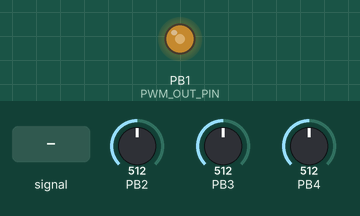
This program was run on a simulated ATtiny85, built with avr-gcc and emulated at 8 MHz. Shown: output pins drawn as LEDs (lit = HIGH). The test bench sets the inputs (shaded band); at power-on: PB4 = 512, PB2 = 512, PB3 = 512.

Above: at 1.2 s.
1.3 s: PB4 fed a 200 Hz sine of ±81 counts around its level
4.3 s: PB4 set to 900
At 5.3 s:
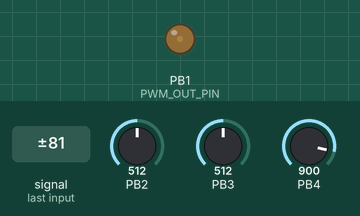
5.8 s: PB4 set to 1023
At 6.4 s:
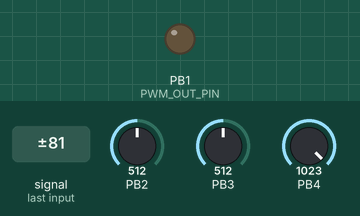
7.3 s: PB4 set to 122
At 7.9 s:
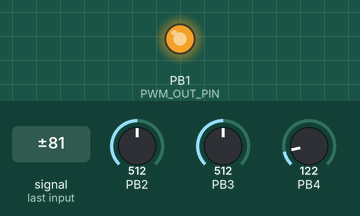
8.8 s: PB4 set to 511
At 9.5 s:
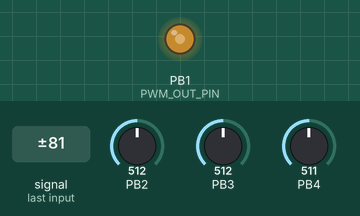
Timing chart, 0 to 11.3 s (numbered marks = the images above; inputs shaded):
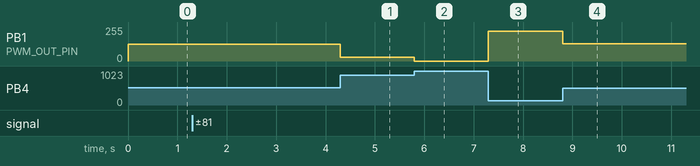

The program:

main.c
```c
#include <avr/io.h>

#define F_CPU 8000000

#include <avr/interrupt.h>
#include <avr/pgmspace.h>
#include <util/delay.h>

#include "oscillator.h"
#include "ticker.h"
#include "wavetables.h"

#define MAX_ADC_VALUE 1023

#define PARAM_1_IN_MUX 0b00001
#define PARAM_2_IN_MUX 0b00010
#define PARAM_3_IN_MUX 0b00011

#define TRIG_IN_PIN PB0
#define PWM_OUT_PIN PB1

#define LOW 0
#define HIGH 1

volatile uint8_t adc_read_channel = PARAM_1_IN_MUX;

uint16_t volatile param_1_adc_in;
uint16_t volatile param_2_adc_in;
uint16_t volatile param_3_adc_in;

volatile Oscillator lfo;

const uint8_t *lfo_wavetable;

void startADCConversion(uint8_t adc_channel) {
  ADMUX  = adc_channel;
  ADCSRA |= _BV(ADSC);
}

void setupPWM() {

  // Enable PLL
  PLLCSR |= _BV(PLLE);

  // Datasheet recommends waiting 100us to avoid initial noise in the PLL
  // getting locked
  _delay_us(100);

  // Wait for PLL to be locked (denoted by PLOCK bit in PLLCSR)
  loop_until_bit_is_set(PLLCSR, PLOCK);

  // Set PCKE to use PLL as the clock for Timer/Counter1
  PLLCSR |= _BV(PCKE);

  // Timer/Counter1 control status register TCCR1:
  // PWM1A - Enable PWM generator A for Timer/Counter1
  TCCR1 |= _BV(PWM1A);
  // Set no prescaler so PWM runs at 250 kHz
  TCCR1 |= _BV(CS10);

  // Enable PWM output;
  TCCR1 |= _BV(COM1A1);

  DDRB |= _BV(PWM_OUT_PIN);

}

void setupADCInputs() {
  ADMUX = 0;
                                     // ADC clock runs at main clock / 128
  ADCSRA |= _BV(ADPS2) | _BV(ADPS1) | _BV(ADPS0);
  ADCSRA |= _BV(ADIE);               // Enable the conversion finish interrupt
  ADCSRA |= _BV(ADEN);               // Enable the ADC
}

void setupTimer() {

  /* Timer 0 Setup */
  // Timer0 gets setup to call the TIM_OVF interrupt at a 20kHz frequency

  TCCR0A |= _BV(WGM01) | _BV(WGM00);  // Enable Fast PWM mode
  TCCR0B |= _BV(WGM02);               // Overflow when the counter reaches TOP
  TCCR0B |= _BV(CS01);                // Use a /8 prescaler
  OCR0A = 49;                         // Divide by 50 (1M / 50 = 20k)

  TIMSK |= _BV(OCIE0A);              // Enable the compare match interrupt
  TIMSK &= ~_BV(TOIE0);              // Disable the overflow interrupt

}

int main (void)
{
  cli();                              // Disable inerrupts during setup
  setupPWM();
  setupTimer();
  setupADCInputs();

  lfo_wavetable = WT_SINE;
  osc_init(lfo);

  osc_set_pitch(lfo, 1);

  sei();                              // Enable interrupts again

  startADCConversion(adc_read_channel);

  while (1) {
    _delay_ms(500);
  }

  return 1;
}

ISR(ADC_vect) {
  uint16_t adc_value = ADCL;
  adc_value |= (ADCH<<8);

  switch(adc_read_channel) {
    case PARAM_1_IN_MUX:
      param_1_adc_in = adc_value;
      adc_read_channel = PARAM_2_IN_MUX;
      break;
    case PARAM_2_IN_MUX:
      param_2_adc_in = adc_value;
      adc_read_channel = PARAM_3_IN_MUX;
      break;
    case PARAM_3_IN_MUX:
      param_3_adc_in = adc_value;
      adc_read_channel = PARAM_1_IN_MUX;
      break;
    default:
      adc_read_channel = PARAM_1_IN_MUX;
  }

  startADCConversion(adc_read_channel);
}


ISR( TIM0_COMPA_vect ) {
  osc_update(lfo);

  //OCR1A = pgm_read_byte(&lfo_wavetable[osc_8bit_value(lfo)]);;
  /*OCR1A = ((MAX_ADC_VALUE - param_1_adc_in) >> 2);*/
  OCR1A = ((MAX_ADC_VALUE - param_2_adc_in) >> 2);
  /*OCR1A = (param_3_adc_in >> 2);*/
}
```

wavetables.h
```c
#include <avr/pgmspace.h>
#include <stdint.h>

const uint8_t WT_SINE[256] PROGMEM = {
  128, // 0
  131, // 1
  134, // 2
  137, // 3
  140, // 4
  144, // 5
  147, // 6
  150, // 7
  153, // 8
  156, // 9
  159, // 10
  162, // 11
  165, // 12
  168, // 13
  171, // 14
  174, // 15
  177, // 16
  179, // 17
  182, // 18
  185, // 19
  188, // 20
  191, // 21
  193, // 22
  196, // 23
  199, // 24
  201, // 25
  204, // 26
  206, // 27
  209, // 28
  211, // 29
  213, // 30
  216, // 31
  218, // 32
  220, // 33
  222, // 34
  224, // 35
  226, // 36
  228, // 37
  230, // 38
  232, // 39
  234, // 40
  235, // 41
  237, // 42
  239, // 43
  240, // 44
  241, // 45
  243, // 46
  244, // 47
  245, // 48
  246, // 49
  248, // 50
  249, // 51
  250, // 52
  250, // 53
  251, // 54
  252, // 55
  253, // 56
  253, // 57
  254, // 58
  254, // 59
  254, // 60
  255, // 61
  255, // 62
  255, // 63
  255, // 64
  255, // 65
  255, // 66
  255, // 67
  254, // 68
  254, // 69
  254, // 70
  253, // 71
  253, // 72
  252, // 73
  251, // 74
  250, // 75
  250, // 76
  249, // 77
  248, // 78
  246, // 79
  245, // 80
  244, // 81
  243, // 82
  241, // 83
  240, // 84
  239, // 85
  237, // 86
  235, // 87
  234, // 88
  232, // 89
  230, // 90
  228, // 91
  226, // 92
  224, // 93
  222, // 94
  220, // 95
  218, // 96
  216, // 97
  213, // 98
  211, // 99
  209, // 100
  206, // 101
  204, // 102
  201, // 103
  199, // 104
  196, // 105
  193, // 106
  191, // 107
  188, // 108
  185, // 109
  182, // 110
  179, // 111
  177, // 112
  174, // 113
  171, // 114
  168, // 115
  165, // 116
  162, // 117
  159, // 118
  156, // 119
  153, // 120
  150, // 121
  147, // 122
  144, // 123
  140, // 124
  137, // 125
  134, // 126
  131, // 127
  128, // 128
  125, // 129
  122, // 130
  119, // 131
  116, // 132
  112, // 133
  109, // 134
  106, // 135
  103, // 136
  100, // 137
  97, // 138
  94, // 139
  91, // 140
  88, // 141
  85, // 142
  82, // 143
  79, // 144
  77, // 145
  74, // 146
  71, // 147
  68, // 148
  65, // 149
  63, // 150
  60, // 151
  57, // 152
  55, // 153
  52, // 154
  50, // 155
  47, // 156
  45, // 157
  43, // 158
  40, // 159
  38, // 160
  36, // 161
  34, // 162
  32, // 163
  30, // 164
  28, // 165
  26, // 166
  24, // 167
  22, // 168
  21, // 169
  19, // 170
  17, // 171
  16, // 172
  15, // 173
  13, // 174
  12, // 175
  11, // 176
  10, // 177
  8, // 178
  7, // 179
  6, // 180
  6, // 181
  5, // 182
  4, // 183
  3, // 184
  3, // 185
  2, // 186
  2, // 187
  2, // 188
  1, // 189
  1, // 190
  1, // 191
  1, // 192
  1, // 193
  1, // 194
  1, // 195
  2, // 196
  2, // 197
  2, // 198
  3, // 199
  3, // 200
  4, // 201
  5, // 202
  6, // 203
  6, // 204
  7, // 205
  8, // 206
  10, // 207
  11, // 208
  12, // 209
  13, // 210
  15, // 211
  16, // 212
  17, // 213
  19, // 214
  21, // 215
  22, // 216
  24, // 217
  26, // 218
  28, // 219
  30, // 220
  32, // 221
  34, // 222
  36, // 223
  38, // 224
  40, // 225
  43, // 226
  45, // 227
  47, // 228
  50, // 229
  52, // 230
  55, // 231
  57, // 232
  60, // 233
  63, // 234
  65, // 235
  68, // 236
  71, // 237
  74, // 238
  77, // 239
  79, // 240
  82, // 241
  85, // 242
  88, // 243
  91, // 244
  94, // 245
  97, // 246
  100, // 247
  103, // 248
  106, // 249
  109, // 250
  112, // 251
  116, // 252
  119, // 253
  122, // 254
  125, // 255
};

const uint8_t WT_SAW[256] PROGMEM = {
  0, // 0
  1, // 1
  2, // 2
  3, // 3
  4, // 4
  5, // 5
  6, // 6
  7, // 7
  8, // 8
  9, // 9
  10, // 10
  11, // 11
  12, // 12
  13, // 13
  14, // 14
  15, // 15
  16, // 16
  17, // 17
  18, // 18
  19, // 19
  20, // 20
  21, // 21
  22, // 22
  23, // 23
  24, // 24
  25, // 25
  26, // 26
  27, // 27
  28, // 28
  29, // 29
  30, // 30
  31, // 31
  32, // 32
  33, // 33
  34, // 34
  35, // 35
  36, // 36
  37, // 37
  38, // 38
  39, // 39
  40, // 40
  41, // 41
  42, // 42
  43, // 43
  44, // 44
  45, // 45
  46, // 46
  47, // 47
  48, // 48
  49, // 49
  50, // 50
  51, // 51
  52, // 52
  53, // 53
  54, // 54
  55, // 55
  56, // 56
  57, // 57
  58, // 58
  59, // 59
  60, // 60
  61, // 61
  62, // 62
  63, // 63
  64, // 64
  65, // 65
  66, // 66
  67, // 67
  68, // 68
  69, // 69
  70, // 70
  71, // 71
  72, // 72
  73, // 73
  74, // 74
  75, // 75
  76, // 76
  77, // 77
  78, // 78
  79, // 79
  80, // 80
  81, // 81
  82, // 82
  83, // 83
  84, // 84
  85, // 85
  86, // 86
  87, // 87
  88, // 88
  89, // 89
  90, // 90
  91, // 91
  92, // 92
  93, // 93
  94, // 94
  95, // 95
  96, // 96
  97, // 97
  98, // 98
  99, // 99
  100, // 100
  101, // 101
  102, // 102
  103, // 103
  104, // 104
  105, // 105
  106, // 106
  107, // 107
  108, // 108
  109, // 109
  110, // 110
  111, // 111
  112, // 112
  113, // 113
  114, // 114
  115, // 115
  116, // 116
  117, // 117
  118, // 118
  119, // 119
  120, // 120
  121, // 121
  122, // 122
  123, // 123
  124, // 124
  125, // 125
  126, // 126
  127, // 127
  128, // 128
  129, // 129
  130, // 130
  131, // 131
  132, // 132
  133, // 133
  134, // 134
  135, // 135
  136, // 136
  137, // 137
  138, // 138
  139, // 139
  140, // 140
  141, // 141
  142, // 142
  143, // 143
  144, // 144
  145, // 145
  146, // 146
  147, // 147
  148, // 148
  149, // 149
  150, // 150
  151, // 151
  152, // 152
  153, // 153
  154, // 154
  155, // 155
  156, // 156
  157, // 157
  158, // 158
  159, // 159
  160, // 160
  161, // 161
  162, // 162
  163, // 163
  164, // 164
  165, // 165
  166, // 166
  167, // 167
  168, // 168
  169, // 169
  170, // 170
  171, // 171
  172, // 172
  173, // 173
  174, // 174
  175, // 175
  176, // 176
  177, // 177
  178, // 178
  179, // 179
  180, // 180
  181, // 181
  182, // 182
  183, // 183
  184, // 184
  185, // 185
  186, // 186
  187, // 187
  188, // 188
  189, // 189
  190, // 190
  191, // 191
  192, // 192
  193, // 193
  194, // 194
  195, // 195
  196, // 196
  197, // 197
  198, // 198
  199, // 199
  200, // 200
  201, // 201
  202, // 202
  203, // 203
  204, // 204
  205, // 205
  206, // 206
  207, // 207
  208, // 208
  209, // 209
  210, // 210
  211, // 211
  212, // 212
  213, // 213
  214, // 214
  215, // 215
  216, // 216
  217, // 217
  218, // 218
  219, // 219
  220, // 220
  221, // 221
  222, // 222
  223, // 223
  224, // 224
  225, // 225
  226, // 226
  227, // 227
  228, // 228
  229, // 229
  230, // 230
  231, // 231
  232, // 232
  233, // 233
  234, // 234
  235, // 235
  236, // 236
  237, // 237
  238, // 238
  239, // 239
  240, // 240
  241, // 241
  242, // 242
  243, // 243
  244, // 244
  245, // 245
  246, // 246
  247, // 247
  248, // 248
  249, // 249
  250, // 250
  251, // 251
  252, // 252
  253, // 253
  254, // 254
  255, // 255
};

const uint8_t WT_SQUARE[256] PROGMEM = {
  0, // 0
  0, // 1
  0, // 2
  0, // 3
  0, // 4
  0, // 5
  0, // 6
  0, // 7
  0, // 8
  0, // 9
  0, // 10
  0, // 11
  0, // 12
  0, // 13
  0, // 14
  0, // 15
  0, // 16
  0, // 17
  0, // 18
  0, // 19
  0, // 20
  0, // 21
  0, // 22
  0, // 23
  0, // 24
  0, // 25
  0, // 26
  0, // 27
  0, // 28
  0, // 29
  0, // 30
  0, // 31
  0, // 32
  0, // 33
  0, // 34
  0, // 35
  0, // 36
  0, // 37
  0, // 38
  0, // 39
  0, // 40
  0, // 41
  0, // 42
  0, // 43
  0, // 44
  0, // 45
  0, // 46
  0, // 47
  0, // 48
  0, // 49
  0, // 50
  0, // 51
  0, // 52
  0, // 53
  0, // 54
  0, // 55
  0, // 56
  0, // 57
  0, // 58
  0, // 59
  0, // 60
  0, // 61
  0, // 62
  0, // 63
  0, // 64
  0, // 65
  0, // 66
  0, // 67
  0, // 68
  0, // 69
  0, // 70
  0, // 71
  0, // 72
  0, // 73
  0, // 74
  0, // 75
  0, // 76
  0, // 77
  0, // 78
  0, // 79
  0, // 80
  0, // 81
  0, // 82
  0, // 83
  0, // 84
  0, // 85
  0, // 86
  0, // 87
  0, // 88
  0, // 89
  0, // 90
  0, // 91
  0, // 92
  0, // 93
  0, // 94
  0, // 95
  0, // 96
  0, // 97
  0, // 98
  0, // 99
  0, // 100
  0, // 101
  0, // 102
  0, // 103
  0, // 104
  0, // 105
  0, // 106
  0, // 107
  0, // 108
  0, // 109
  0, // 110
  0, // 111
  0, // 112
  0, // 113
  0, // 114
  0, // 115
  0, // 116
  0, // 117
  0, // 118
  0, // 119
  0, // 120
  0, // 121
  0, // 122
  0, // 123
  0, // 124
  0, // 125
  0, // 126
  0, // 127
  255, // 128
  255, // 129
  255, // 130
  255, // 131
  255, // 132
  255, // 133
  255, // 134
  255, // 135
  255, // 136
  255, // 137
  255, // 138
  255, // 139
  255, // 140
  255, // 141
  255, // 142
  255, // 143
  255, // 144
  255, // 145
  255, // 146
  255, // 147
  255, // 148
  255, // 149
  255, // 150
  255, // 151
  255, // 152
  255, // 153
  255, // 154
  255, // 155
  255, // 156
  255, // 157
  255, // 158
  255, // 159
  255, // 160
  255, // 161
  255, // 162
  255, // 163
  255, // 164
  255, // 165
  255, // 166
  255, // 167
  255, // 168
  255, // 169
  255, // 170
  255, // 171
  255, // 172
  255, // 173
  255, // 174
  255, // 175
  255, // 176
  255, // 177
  255, // 178
  255, // 179
  255, // 180
  255, // 181
  255, // 182
  255, // 183
  255, // 184
  255, // 185
  255, // 186
  255, // 187
  255, // 188
  255, // 189
  255, // 190
  255, // 191
  255, // 192
  255, // 193
  255, // 194
  255, // 195
  255, // 196
  255, // 197
  255, // 198
  255, // 199
  255, // 200
  255, // 201
  255, // 202
  255, // 203
  255, // 204
  255, // 205
  255, // 206
  255, // 207
  255, // 208
  255, // 209
  255, // 210
  255, // 211
  255, // 212
  255, // 213
  255, // 214
  255, // 215
  255, // 216
  255, // 217
  255, // 218
  255, // 219
  255, // 220
  255, // 221
  255, // 222
  255, // 223
  255, // 224
  255, // 225
  255, // 226
  255, // 227
  255, // 228
  255, // 229
  255, // 230
  255, // 231
  255, // 232
  255, // 233
  255, // 234
  255, // 235
  255, // 236
  255, // 237
  255, // 238
  255, // 239
  255, // 240
  255, // 241
  255, // 242
  255, // 243
  255, // 244
  255, // 245
  255, // 246
  255, // 247
  255, // 248
  255, // 249
  255, // 250
  255, // 251
  255, // 252
  255, // 253
  255, // 254
  255, // 255
};

const uint8_t WT_RANDOM[256] PROGMEM = {
  141, // 0
  101, // 1
  214, // 2
  240, // 3
  150, // 4
  26, // 5
  201, // 6
  71, // 7
  85, // 8
  7, // 9
  218, // 10
  95, // 11
  131, // 12
  50, // 13
  219, // 14
  137, // 15
  160, // 16
  182, // 17
  28, // 18
  178, // 19
  252, // 20
  53, // 21
  219, // 22
  244, // 23
  219, // 24
  93, // 25
  209, // 26
  135, // 27
  244, // 28
  222, // 29
  194, // 30
  72, // 31
  253, // 32
  60, // 33
  3, // 34
  68, // 35
  157, // 36
  239, // 37
  192, // 38
  158, // 39
  110, // 40
  167, // 41
  131, // 42
  45, // 43
  138, // 44
  21, // 45
  19, // 46
  60, // 47
  19, // 48
  29, // 49
  91, // 50
  210, // 51
  154, // 52
  161, // 53
  156, // 54
  249, // 55
  67, // 56
  28, // 57
  44, // 58
  119, // 59
  12, // 60
  210, // 61
  51, // 62
  133, // 63
  109, // 64
  37, // 65
  110, // 66
  22, // 67
  250, // 68
  85, // 69
  43, // 70
  34, // 71
  56, // 72
  85, // 73
  237, // 74
  33, // 75
  198, // 76
  220, // 77
  5, // 78
  102, // 79
  150, // 80
  98, // 81
  240, // 82
  134, // 83
  145, // 84
  255, // 85
  47, // 86
  222, // 87
  45, // 88
  251, // 89
  188, // 90
  110, // 91
  100, // 92
  110, // 93
  195, // 94
  225, // 95
  104, // 96
  53, // 97
  240, // 98
  177, // 99
  128, // 100
  34, // 101
  176, // 102
  53, // 103
  107, // 104
  192, // 105
  157, // 106
  232, // 107
  190, // 108
  18, // 109
  96, // 110
  250, // 111
  148, // 112
  239, // 113
  211, // 114
  121, // 115
  107, // 116
  51, // 117
  101, // 118
  101, // 119
  117, // 120
  218, // 121
  162, // 122
  234, // 123
  121, // 124
  136, // 125
  22, // 126
  29, // 127
  19, // 128
  150, // 129
  188, // 130
  227, // 131
  91, // 132
  147, // 133
  250, // 134
  181, // 135
  75, // 136
  194, // 137
  220, // 138
  193, // 139
  187, // 140
  117, // 141
  127, // 142
  107, // 143
  177, // 144
  189, // 145
  188, // 146
  171, // 147
  243, // 148
  71, // 149
  17, // 150
  196, // 151
  99, // 152
  212, // 153
  142, // 154
  255, // 155
  99, // 156
  176, // 157
  233, // 158
  179, // 159
  246, // 160
  236, // 161
  115, // 162
  79, // 163
  100, // 164
  14, // 165
  47, // 166
  69, // 167
  117, // 168
  113, // 169
  109, // 170
  185, // 171
  19, // 172
  125, // 173
  118, // 174
  59, // 175
  63, // 176
  186, // 177
  231, // 178
  174, // 179
  164, // 180
  95, // 181
  176, // 182
  2, // 183
  236, // 184
  146, // 185
  185, // 186
  46, // 187
  11, // 188
  153, // 189
  113, // 190
  93, // 191
  206, // 192
  36, // 193
  177, // 194
  16, // 195
  17, // 196
  29, // 197
  80, // 198
  111, // 199
  61, // 200
  211, // 201
  137, // 202
  15, // 203
  170, // 204
  121, // 205
  34, // 206
  149, // 207
  15, // 208
  204, // 209
  215, // 210
  15, // 211
  242, // 212
  252, // 213
  19, // 214
  180, // 215
  97, // 216
  46, // 217
  181, // 218
  252, // 219
  22, // 220
  85, // 221
  196, // 222
  75, // 223
  211, // 224
  52, // 225
  105, // 226
  84, // 227
  239, // 228
  43, // 229
  23, // 230
  229, // 231
  96, // 232
  40, // 233
  54, // 234
  89, // 235
  133, // 236
  106, // 237
  184, // 238
  33, // 239
  181, // 240
  164, // 241
  198, // 242
  10, // 243
  194, // 244
  162, // 245
  247, // 246
  129, // 247
  229, // 248
  29, // 249
  199, // 250
  138, // 251
  47, // 252
  228, // 253
  199, // 254
  156, // 255
};
```

oscillator.h
```c
#pragma once

#include <stdlib.h>
#include <stdint.h>
#include <stdbool.h>

typedef struct Oscillator {
  uint16_t phase;
  uint16_t phase_delta;
  uint16_t phase_offset;
} Oscillator;

#define osc_init(osc) \
  osc.phase = 0;  \
  osc.phase_delta = 0;  \
  osc.phase_offset = 0;

#define osc_update(osc) osc.phase = osc.phase + osc.phase_delta + osc.phase_offset;

#define osc_set_pitch(osc, delta) osc.phase_delta = delta;

// 0 to 1023 gives four octaves of range
#define osc_set_phase_offset(osc, offset) osc.phase_offset = offset;

#define osc_value(osc) osc.phase

#define osc_8bit_value(osc) (osc.phase >> 8)
```

ticker.h
```c
#pragma once

#include <stdint.h>

typedef struct Ticker {
  volatile uint16_t count;
} Ticker;

#define ticker_init(ticker) \
  (ticker)->count = 0;

#define ticker_set(ticker, value) \
  (ticker)->count = value;

#define ticker_increment(ticker, incr) \
  (ticker)->count += incr;

#define ticker_reset(ticker) \
  (ticker)->count = 0;

#define ticker_tick(ticker) \
  (ticker)->count = (ticker)->count + 1;

#define ticker_count(ticker) (ticker)->count

#define ticker_8bit_count(ticker) ((ticker)->count >> 8)
```

Measured:
- after the input at 4.3 s, PB1 (PWM_OUT_PIN): 127/255 → 30/255 at once
- after the input at 5.8 s, PB1 (PWM_OUT_PIN): 30/255 → 0/255 at once
- after the input at 7.3 s, PB1 (PWM_OUT_PIN): 0/255 → 225/255 at once
- after the input at 8.8 s, PB1 (PWM_OUT_PIN): 225/255 → 128/255 at once
